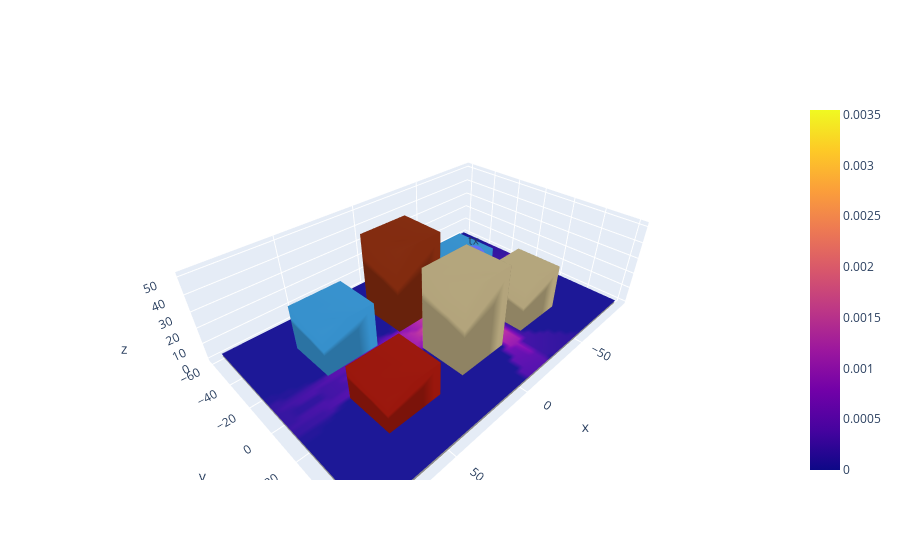

The code cell stored with this chart in its notebook:
### Code cell
set_defaults("plotly")

file = get_sionna_scene("simple_street_canyon")
scene = TriangleScene.load_xml(file)

scene = eqx.tree_at(lambda s: s.transmitters, scene, jnp.array([-33.0, 0.0, 32.0]))
batch = (50, 50)
scene_grid = scene.with_receivers_grid(*batch)
power = jnp.zeros(batch)
groups = jnp.zeros(batch, dtype=jnp.int32)

x, y, z = jnp.unstack(scene_grid.receivers, axis=-1)

with reuse() as fig:
    scene.plot()

    for order in range(2):
        for paths in scene_grid.compute_paths(order=order, chunk_size=1_000):
            new_groups = jnp.unique(
                paths.mask.reshape(-1, paths.mask.shape[-1]), axis=0, return_inverse=True
            )[1].reshape(paths.mask.shape[:-1])

            groups = jnp.unique(
                jnp.stack((groups, new_groups), axis=-1).reshape(-1, 2), axis=0, return_inverse=True
            )[1].reshape(batch)

            power += (paths.mask / path_lengths(paths.vertices) ** 2).sum(axis=-1)

    draw_image(
        np.asarray(power), x=np.asarray(x), y=np.asarray(y), z0=float(z.ravel()[0])
    )

fig
